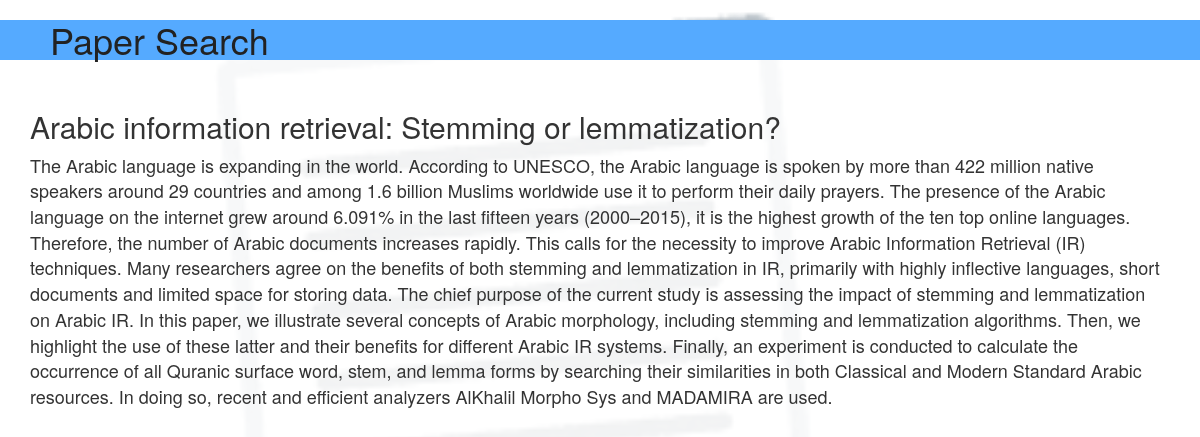
Screenshot of /search/content/2/ with the database file from the repository.
### search/models.py (models this page shows, shortened)
class Paper(models.Model):
    title = models.CharField('Title', max_length=200)
    abst = models.TextField('Abstract')

### search/views.py (the view)
# urls.py: url(r'^content/(?P<paper_id>\d+)/$', views.Content, name='content'),
def Content(request,paper_id):
    cont = get_object_or_404(Paper, pk=paper_id)
    contexts = {
        'title':cont.title,
        'abst':cont.abst,
    }
    return render(request,'search/content.html',contexts)

### search/templates/search/content.html (shortened to what this page needs)
{% extends "base.html" %}
{% load staticfiles %}
{% block extrahead %}
{% load bootstrap %}
{% endblock %}
{% block body %}
  <body class="bk">
    <div class="bkRGBA">
{% endblock %}
{% block content %}
    <br>
    <h2>{{ title }}</h2>
    <font size=4>{{ abst }}</font>
{% endblock content %}

### rows the page displays
Paper: title "Arabic information retrieval: Stemming or lemmatization?", abst "The Arabic language is expanding in the world. According to UNESCO, the Arabic language is spoken by more than 422 million native speakers around 29 countries and among 1.6 billion Muslims worldwide use it to perform their daily prayers. The presence of the Arabic language on the internet grew around 6.091% in the last fifteen years (2000–2015), it is the highest growth of the ten top online languages. Therefore, the number of Arabic documents increases rapidly. This calls for the necessity to improve Arabic Information Retrieval (IR) techniques. Many researchers agree on the benefits of both stemming and lemmatization in IR, primarily with highly inflective languages, short documents and…"
